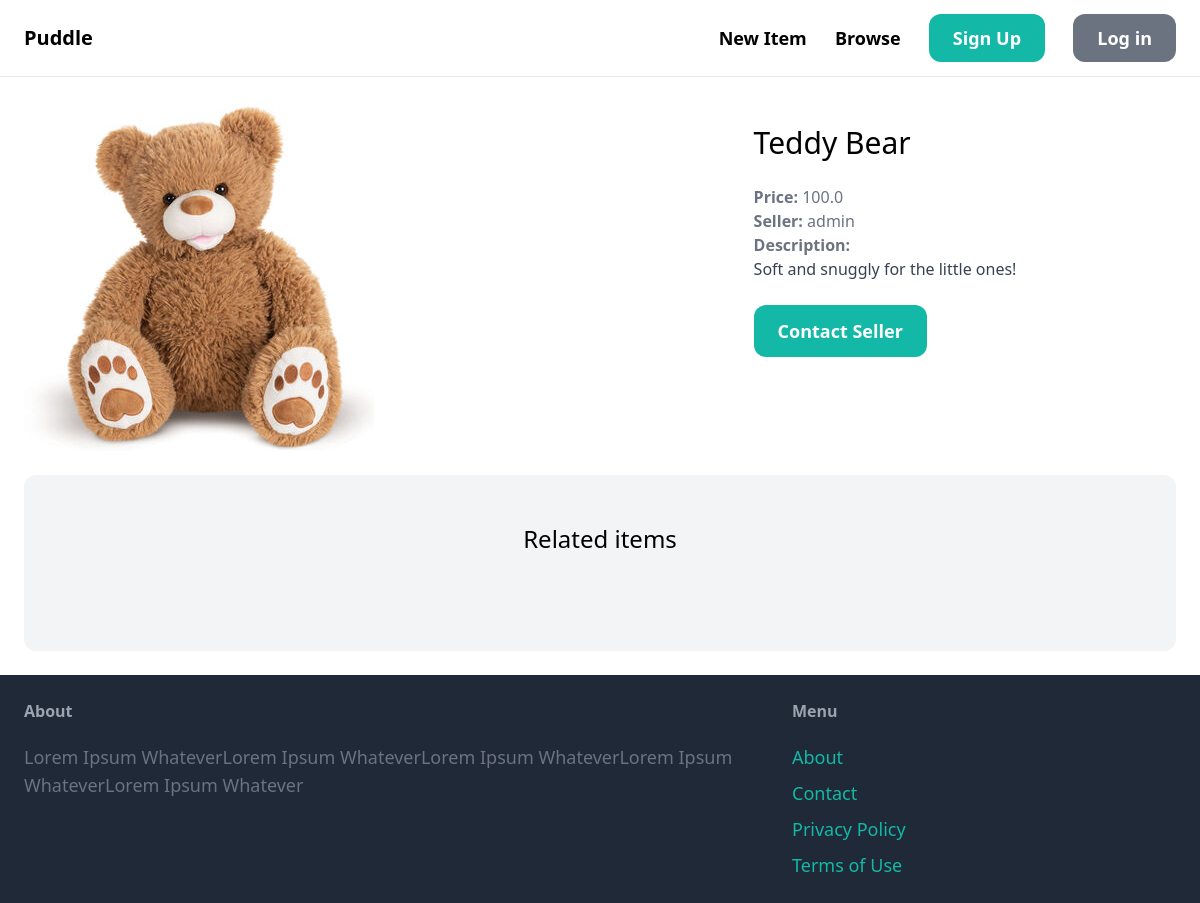
/items/3/, run on an earlier commit of the app's database.
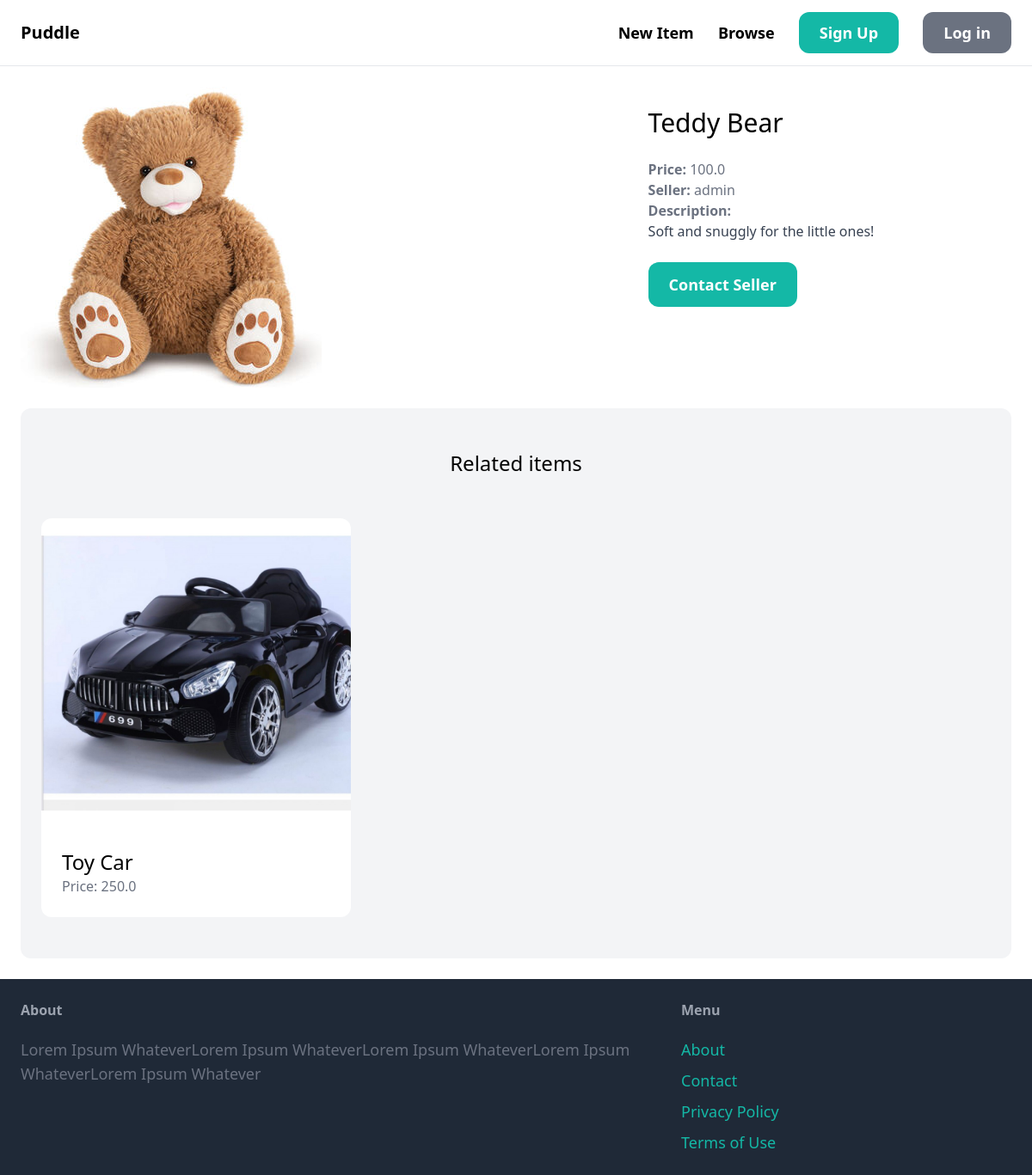
And on a later commit of the database.
### item/models.py (models this page shows, shortened)
class Item(models.Model):
    category = models.ForeignKey(Category, related_name='items', on_delete=models.CASCADE)
    name = models.CharField(max_length=255)
    description = models.TextField(blank=True, null=True)
    price = models.FloatField()
    image = models.ImageField(upload_to='item_images', blank=True, null=True)
    is_sold = models.BooleanField(default=False)
    created_by = models.ForeignKey(User, related_name='items', on_delete=models.CASCADE)
    created_at = models.DateTimeField(auto_now_add=True)

### item/views.py (the view)
# urls.py: path('<int:pk>/', views.detail, name='detail'),
def detail(request, pk):
    item = get_object_or_404(Item, pk=pk)
    related_items = Item.objects.filter(category=item.category, is_sold=False).exclude(pk=pk)[0:3]
    return render(request, 'item/detail.html', {
        'item': item,
        'related_items': related_items
    })

### item/templates/item/detail.html (shortened to what this page needs)
{% extends 'core/base.html' %}
{% block content %}
<div class="grid grid-cols-5 gap-6">
    <div class="col-span-3">
        <img src="{{ item.image.url }}" class="rounded-xl">
    </div>
    <div class="col-span-2 p-6 bh-gray-100 rounded-xl">
        <h1 class="mb-6 text-3xl">{{ item.name }}</h1>
        <p class="text-gray-500"><strong>Price: </strong>{{ item.price }}</p>
        <p class="text-gray-500"><strong>Seller: </strong>{{ item.created_by.username }}</p>
        {% if item.description %}
        <p class="text-gray-700">
            <strong class="text-gray-500">Description:</strong><br>
            {{ item.description }}
        </p>
        {% endif %}
        <a href="#" class="inline-block mt-6 px-6 py-3 text-lg font-semibold bg-teal-500 text-white rounded-xl hover:bg-teal-700">Contact Seller</a>
    </div>
</div>
<div class="mt-6 px-6 py-12 bg-gray-100 rounded-xl">
    <h2 class="mb-12 text-2xl text-center">Related items</h2>
    <div class="grid grid-cols-3 gap-3">
        {% for item in related_items %}
        <div>
            <a href="{% url 'item:detail' item.id %}">
                <div>
                    <img src="{{ item.image.url }}" class="rounded-t-xl">
                </div>
                <div class="p-6 bg-white rounded-b-xl">
                    <h2 class="text-2xl">{{ item.name }}</h2>
                    <p class="text-gray-500">Price: {{ item.price }}</p>
                </div>
            </a>
        </div>
        {% endfor %}
    </div>
</div>
{% endblock %}

What changed in the data, as far as the page shows it:
added Item: image (picture), name "Toy Car", price "250.0"
